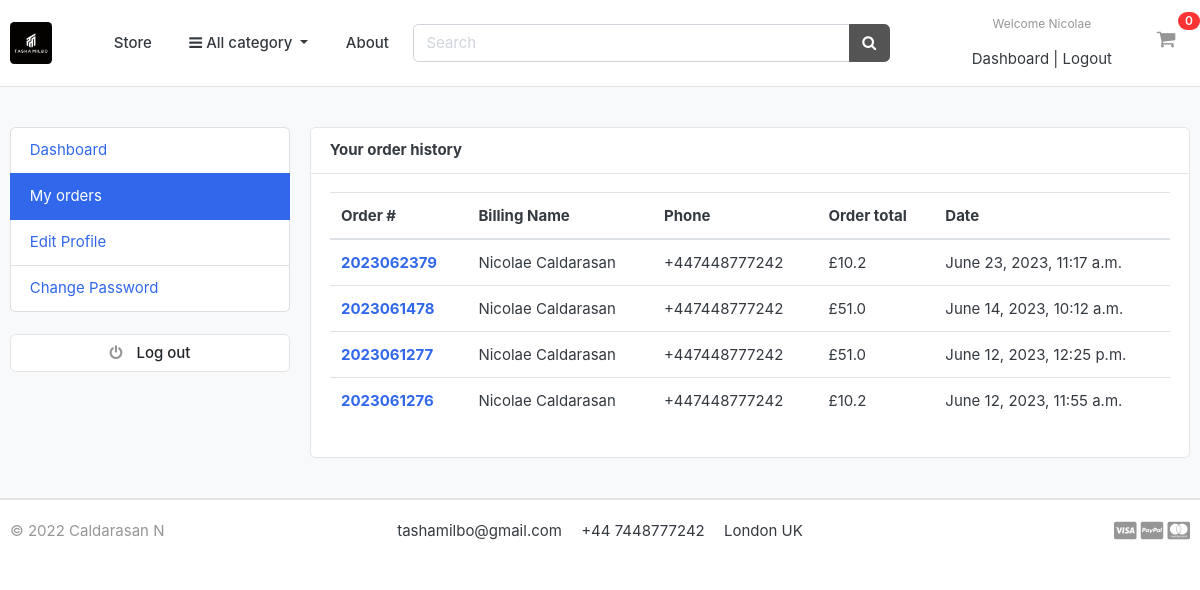
/accounts/my_orders/ (signed in), run on an earlier commit of the app's database.
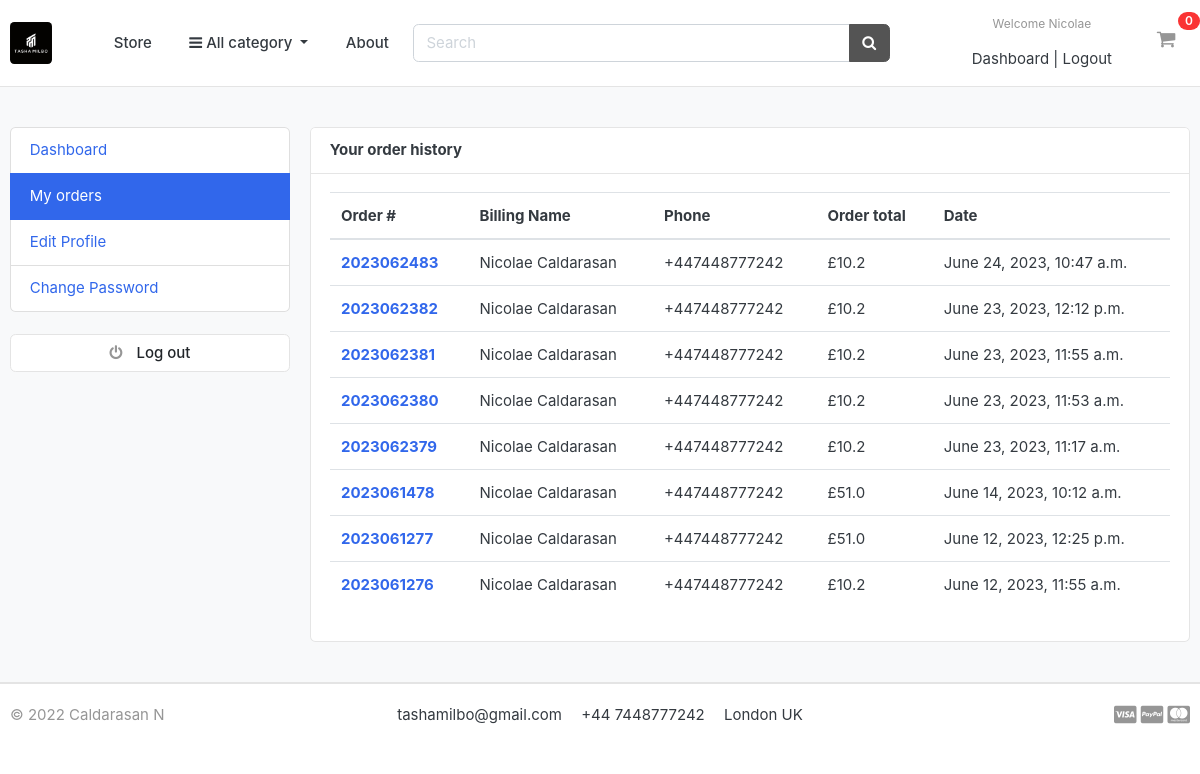
And on a later commit of the database.
### orders/models.py (models this page shows, shortened)
class Order(models.Model):
    STATUS = (
        ('New', 'New'),
        ('Accepted', 'Accepted'),
        ('Completed', 'Completed'),
        ('Cancelled', 'Cancelled'),
    )
    user = models.ForeignKey(Account, on_delete=models.SET_NULL, null=True)
    payment = models.ForeignKey(Payment, on_delete=models.SET_NULL, blank=True, null=True)
    order_number = models.CharField(max_length=20)
    first_name = models.CharField(max_length=50)
    last_name = models.CharField(max_length=50)
    phone = models.CharField(max_length=15)
    email = models.EmailField(max_length=50)
    address_line_1 = models.CharField(max_length=50)
    address_line_2 = models.CharField(max_length=50, blank=True)
    country = models.CharField(max_length=50)
    city = models.CharField(max_length=50)
    order_note = models.CharField(max_length=100, blank=True)
    order_total = models.FloatField()
    tax = models.FloatField()
    status = models.CharField(max_length=10, choices=STATUS, default='New')
    ip = models.CharField(blank=True, max_length=20)
    is_ordered = models.BooleanField(default=False)
    created_at = models.DateTimeField(auto_now_add=True)
    updated_at = models.DateTimeField(auto_now=True)
    def full_name(self):
        return f'{self.first_name} {self.last_name}'

### accounts/views.py (the view)
# urls.py: path('my_orders/', views.my_orders, name='my_orders'),
@login_required(login_url='login')
def my_orders(request):
    orders = Order.objects.filter(user=request.user, is_ordered=True).order_by('-created_at')
    context = {
        'orders': orders,
    }
    return render(request, 'accounts/my_orders.html', context)

### carts/context_processors.py (called while the page is built)
def counter(request):
    cart_count = 0
    if 'admin' in request.path:
        return {}
    else:
        try:
            cart = Cart.objects.filter(cart_id=_cart_id(request))
            if request.user.is_authenticated:
                cart_items = CartItem.objects.all().filter(user=request.user)
            else:
                cart_items = CartItem.objects.all().filter(cart=cart[:1])
            for cart_item in cart_items:
                cart_count += cart_item.quantity
        except Cart.DoesNotExist:
            cart_count = 0
    return dict(cart_count=cart_count)

### carts/views.py (called while the page is built)
def _cart_id(request):
    cart = request.session.session_key
    if not cart:
        cart = request.session.create()
    return cart

### category/context_processors.py (called while the page is built)
def menu_links(request):
    links = Category.objects.all()
    return dict(links=links)

### category/models.py (called while the page is built)
    def get_url(self):
        return reverse('products_by_category', args=[self.slug])

### templates/accounts/my_orders.html (shortened to what this page needs)
{% extends 'base.html' %}
{% block content %}
<section class="section-conten padding-y bg">
    <div class="container">
        <div class="row">
        {% include 'includes/dashboard_sidebar.html' %}
        <main class="col-md-9">
            <article class="card">
            <header class="card-header">
                <strong class="d-inline-block mr-3">Your order history</strong>
            </header>
            <div class="card-body">
                <div class="row">
                    <div class="col-md-12">
                        <table class="table table-hover">
                            <thead>
                              <tr>
                                <th scope="col">Order #</th>
                                <th scope="col">Billing Name</th>
                                <th scope="col">Phone</th>
                                <th scope="col">Order total</th>
                                <th scope="col">Date</th>
                              </tr>
                            </thead>
                            <tbody>
                                {% for order in orders %}
                                    <tr>
                                        <th scope="row"> <a href="{% url 'order_detail' order.order_number %}"> {{order.order_number}} </a></th>
                                        <td>{{order.full_name}}</td>
                                        <td>{{order.phone}}</td>
                                        <td>£{{order.order_total}}</td>
                                        <td>{{order.created_at}}</td>
                                    </tr>
                                {% endfor %}
                            </tbody>
                          </table>
                    </div>
                </div>
            </div>
            </article>
        </main>
    </div>
    </div>
    </section>
{% endblock %}

What changed in the data, as far as the page shows it:
added Order: order_number "2023062483", full_name "Nicolae Caldarasan", phone "+447448777242", order_total "10.2", created_at "June 24, 2023, 10:47 a.m."
added Order: order_number "2023062382", full_name "Nicolae Caldarasan", phone "+447448777242", order_total "10.2", created_at "June 23, 2023, 12:12 p.m."
added Order: order_number "2023062381", full_name "Nicolae Caldarasan", phone "+447448777242", order_total "10.2", created_at "June 23, 2023, 11:55 a.m."
added Order: order_number "2023062380", full_name "Nicolae Caldarasan", phone "+447448777242", order_total "10.2", created_at "June 23, 2023, 11:53 a.m."
